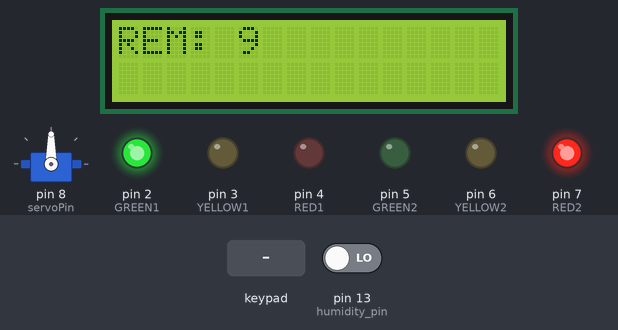
This sketch was run on a simulated Arduino Mega 2560, built with avr-gcc and run on an emulated ATmega2560. Shown: servo, 16×2 character LCD, output pins drawn as LEDs (lit = HIGH). The inputs (shaded band) are chosen by the test bench; at power-on: pin 13 (humidity_pin) LOW. What the sketch prints to the serial monitor is not drawn.

Above: at 1.2 s.
1.3 s: key '4' pressed
At 2.5 s:
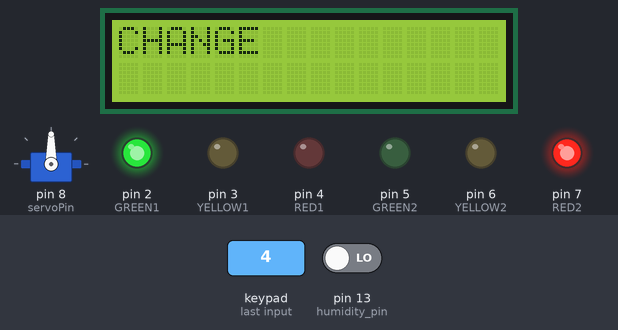
2.9 s: key '*' pressed
5.9 s: keypad keys 2 7 2 9 3 1 # pressed 0.4 s apart
At 11.1 s:
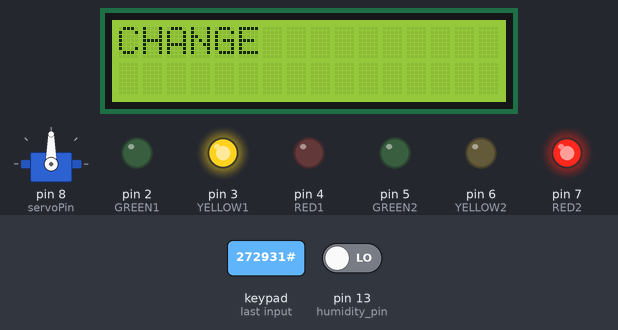
11.7 s: key '5' pressed
14.7 s: pin 13 (humidity_pin) driven HIGH
At 17.5 s:
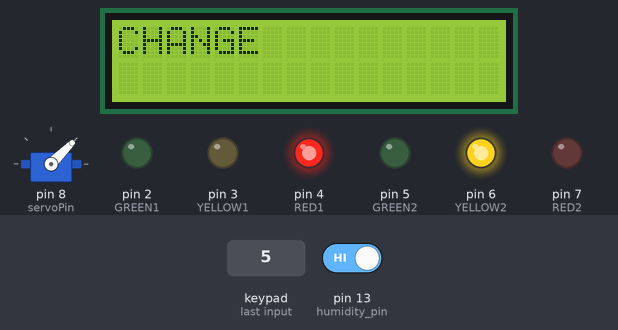
17.7 s: key '4' pressed
At 18.8 s:
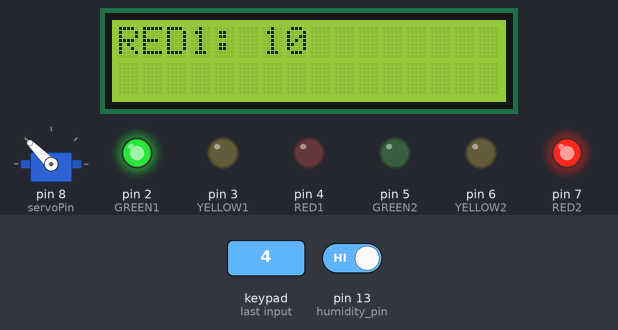
Timing chart, 0 to 36.5 s (numbered marks = the images above; inputs shaded):
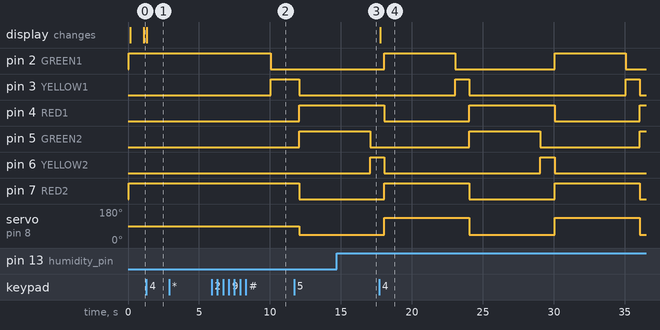

The sketch:

code.ino
```cpp
#include <LiquidCrystal.h>
#include <Keypad.h>
#include <Servo.h>

LiquidCrystal lcd(53, 51, 49, 47, 45, 43);

// variables
int GREEN1 = 2;
int YELLOW1 = 3;
int RED1 = 4;
int GREEN2 = 5;
int YELLOW2 = 6;
int RED2 = 7;

int DELAY_YELLOW = 2000;
int DELAY_RED1 = 10000;
int DELAY_RED2 = 10000;

// 0 -> 1 is green, 2 is red
// 1 -> 1 is yellow, 2 is red
// 2 -> 1 is red, 2 is green
// 3 -> 1 is red, 2 is yellow
int state = 0;
unsigned long last_change;
unsigned long lcd_change;

int time_ratio = 1;

int humidity_pin = 13; // humidity

const byte ROWS = 4; // Four rows
const byte COLS = 3; // Three columns
// Define the Keymap
char keys[ROWS][COLS] = {
  {'1','2','3'},
  {'4','5','6'},
  {'7','8','9'},
  {'*','0','#'}
};

// Connect keypad ROW0, ROW1, ROW2 and ROW3 to these Arduino pins.
byte rowPins[ROWS] = { 39, 37, 35, 33 };
// Connect keypad COL0, COL1 and COL2 to these Arduino pins.
byte colPins[COLS] = { 27, 29, 31 };

// Create the Keypad
Keypad kpd = Keypad( makeKeymap(keys), rowPins, colPins, ROWS, COLS );

// 0 -> remaining time
// 1 -> change state
// 2 -> increase or decrease DELAY_RED1
// 3 -> increase or decrease DELAY_RED2
// 4 -> reset timings
int menu = 0;
int change_state = 0;

int servoPin = 8;
Servo Servo1;

// basic functions
void setup()
{
  Servo1.attach(servoPin);

  Serial.begin(9600);
  // set up the LCD's number of columns and rows:
  lcd.begin(16, 2);
  // Print a message to the LCD.

  pinMode(GREEN1, OUTPUT);
  pinMode(YELLOW1, OUTPUT);
  pinMode(RED1, OUTPUT);
  pinMode(GREEN2, OUTPUT);
  pinMode(YELLOW2, OUTPUT);
  pinMode(RED2, OUTPUT);

  pinMode(humidity_pin, INPUT);

  lcd_change = last_change = millis();
}

void loop()
{
  time_ratio = handle_humidity() + 1;

  unsigned long interval = millis() - last_change;

  int remaining_time;
  switch(state) {
    case 0: remaining_time = DELAY_RED2 / time_ratio - interval; break;
    case 1: remaining_time = DELAY_YELLOW / time_ratio - interval; break;
    case 2: remaining_time = DELAY_RED1 / time_ratio - interval; break;
    case 3: remaining_time = DELAY_YELLOW / time_ratio - interval; break;
  }

  if(millis() - lcd_change > 100) {
    lcd.clear();
    switch(menu) {
      case 0: lcd.print("REM: "); lcd.print(remaining_time/1000 + 1); break;
      case 1: lcd.print("CHANGE"); break;
      case 2: lcd.print("RED1: "); lcd.print(DELAY_RED1/1000); break;
      case 3: lcd.print("RED2: "); lcd.print(DELAY_RED2/1000); break;
      case 4: lcd.print("RESET"); break;
    }
    lcd_change = millis();
  }

  char key = kpd.getKey();
  if (key) {
    Serial.print(key);
    switch (key) {
      case '2': increase(); break;
      case '8': decrease(); break;
      case '6': left(); break;
      case '4': right();  break;
      case '5': ok(); break;
    }
  }

  switch(state) {
    case 0:
      green_light1();
      red_light2();
      if(remaining_time <= 0 || change_state == 1) {
        change_state = 0;
        state = 1;
        last_change = millis();
      }
      break;
    case 1:
      yellow_light1();
      red_light2();
      if(remaining_time <= 0) {
        change_state = 0;
        state = 2;
        last_change = millis();
        Servo1.write(45);
      }
      break;
    case 2:
      red_light1();
      green_light2();
      if(remaining_time <= 0 || change_state == 1) {
        change_state = 0;
        state = 3;
        last_change = millis();
      }
      break;
    case 3:
      red_light1();
      yellow_light2();
      if(remaining_time <= 0) {
        change_state = 0;
        state = 0;
        last_change = millis();
        Servo1.write(135);
      }
      break;
  }
}

int handle_humidity()
{
  int valb = digitalRead(humidity_pin); // humidity calculation
  //Serial.print(valb);
  return valb;
}

void increase() {
  if(menu == 2)
    DELAY_RED1 += 1000;
  if(menu == 3)
    DELAY_RED2 += 1000;
}

void decrease() {
  if(menu == 2 && DELAY_RED1 > 1000)
    DELAY_RED1 -= 1000;
  if(menu == 3 && DELAY_RED2 > 1000) {
    DELAY_RED2 -= 1000;
  }
}

void left() {
  menu--;
  if(menu == -1)
    menu = 4;
}

void right() {
  menu = (menu + 1) % 5;
}

void ok() {
  if(menu == 1)
    change_state = 1;
  if(menu == 4) {
    DELAY_RED1 = 5000;
    DELAY_RED2 = 5000;
  }
}

void green_light1()
{
  digitalWrite(GREEN1, HIGH);
  digitalWrite(YELLOW1, LOW);
  digitalWrite(RED1, LOW);
}

void yellow_light1()
{
  digitalWrite(GREEN1, LOW);
  digitalWrite(YELLOW1, HIGH);
  digitalWrite(RED1, LOW);
}

void red_light1()
{
  digitalWrite(GREEN1, LOW);
  digitalWrite(YELLOW1, LOW);
  digitalWrite(RED1, HIGH);
}

void green_light2()
{
  digitalWrite(GREEN2, HIGH);
  digitalWrite(YELLOW2, LOW);
  digitalWrite(RED2, LOW);
}

void yellow_light2()
{
  digitalWrite(GREEN2, LOW);
  digitalWrite(YELLOW2, HIGH);
  digitalWrite(RED2, LOW);
}

void red_light2()
{
  digitalWrite(GREEN2, LOW);
  digitalWrite(YELLOW2, LOW);
  digitalWrite(RED2, HIGH);
}
```

Measured:
- after the input at 1.3 s, the display: changes at once (image 1)
- after the input at 2.9 s, every drawn part: stays the same
- after the input at 14.7 s, pin 5 (GREEN2): HIGH → LOW after 2.4 s; pin 6 (YELLOW2): LOW → HIGH after 2.4 s
- after the input at 17.7 s, the display: changes after 0.07 s (image 4)
- by itself, pin 2 (GREEN1): alternates HIGH for 5.0 s and LOW for 7.0 s
- by itself, pin 3 (YELLOW1): alternates HIGH for 1.0 s and LOW for 11.0 s
- by itself, pin 4 (RED1), pin 7 (RED2): alternates HIGH for 6.0 s and LOW for 6.0 s
- by itself, servo on pin 8 (servoPin): alternates 135° for 6.0 s and 45° for 6.0 s
